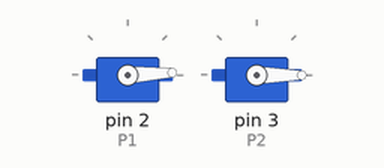
This sketch was run on a simulated Arduino Uno, built with avr-gcc and run on an emulated ATmega328P. Parts: 2 × servo.

Above: at 0.05 s.
At 0.9 s:
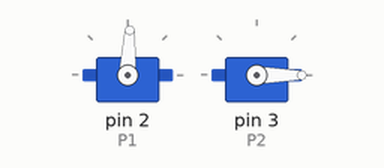
At 1.75 s:
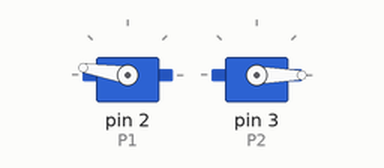
At 3.5 s:
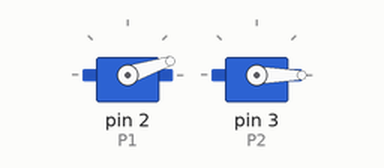
Timing chart, 0 to 8.4 s (numbered marks = the images above):
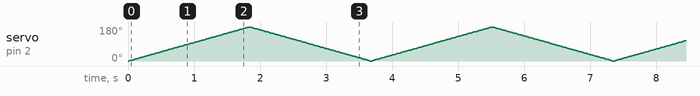

The sketch:

GripperNew.ino
```cpp
#include <Servo.h>

#define P1 2
#define P2 3


Servo servo1;
Servo servo2;

int pos = 0;

void setup() {
  servo1.attach(P1);
  servo2.attach(P2);
}

void loop() {
  for (pos = 0; pos <= 180; pos += 1) {
    moveBothToPos();
    delay(10);
  }
  for (pos = 180; pos >= 0; pos -= 1) {
    moveBothToPos();
    delay(10);
  }
}

void moveBothToPos() {
  servo1.write(pos);
  servo2.write(-pos);
}
```
